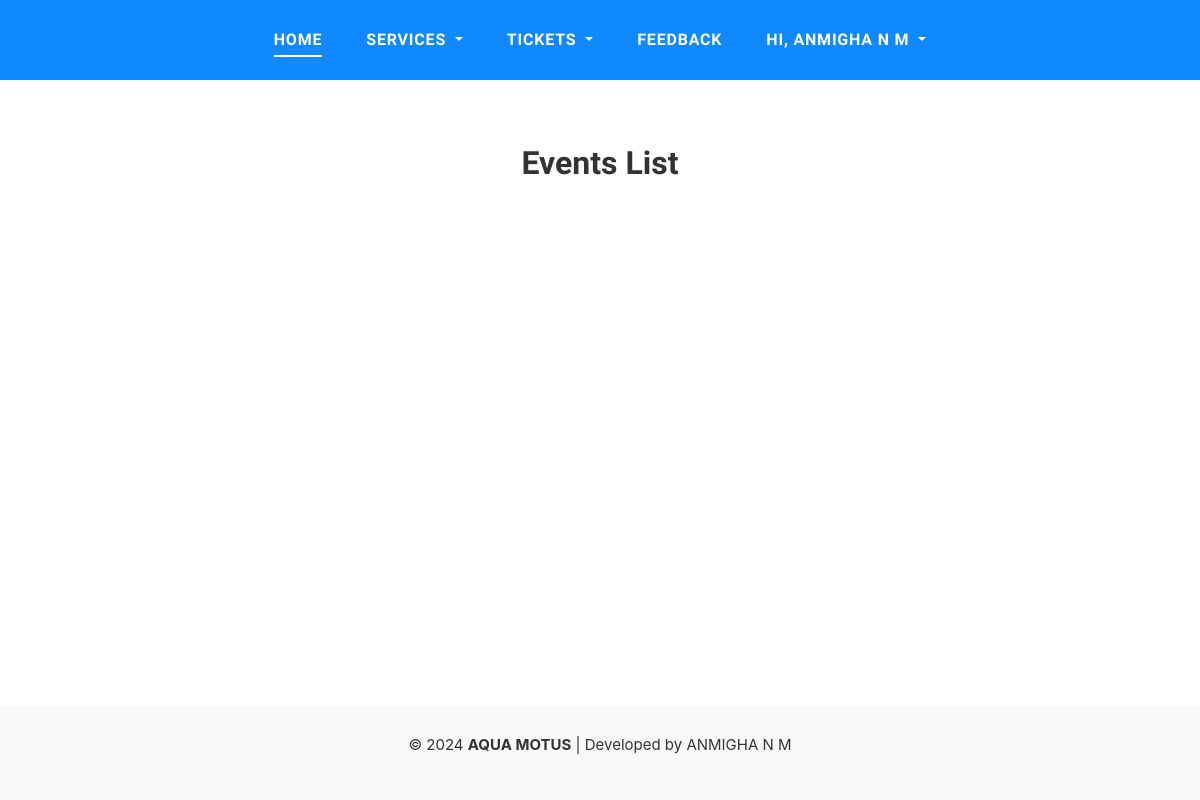
/User/EventList/ (signed in), run on an earlier commit of the app's database.
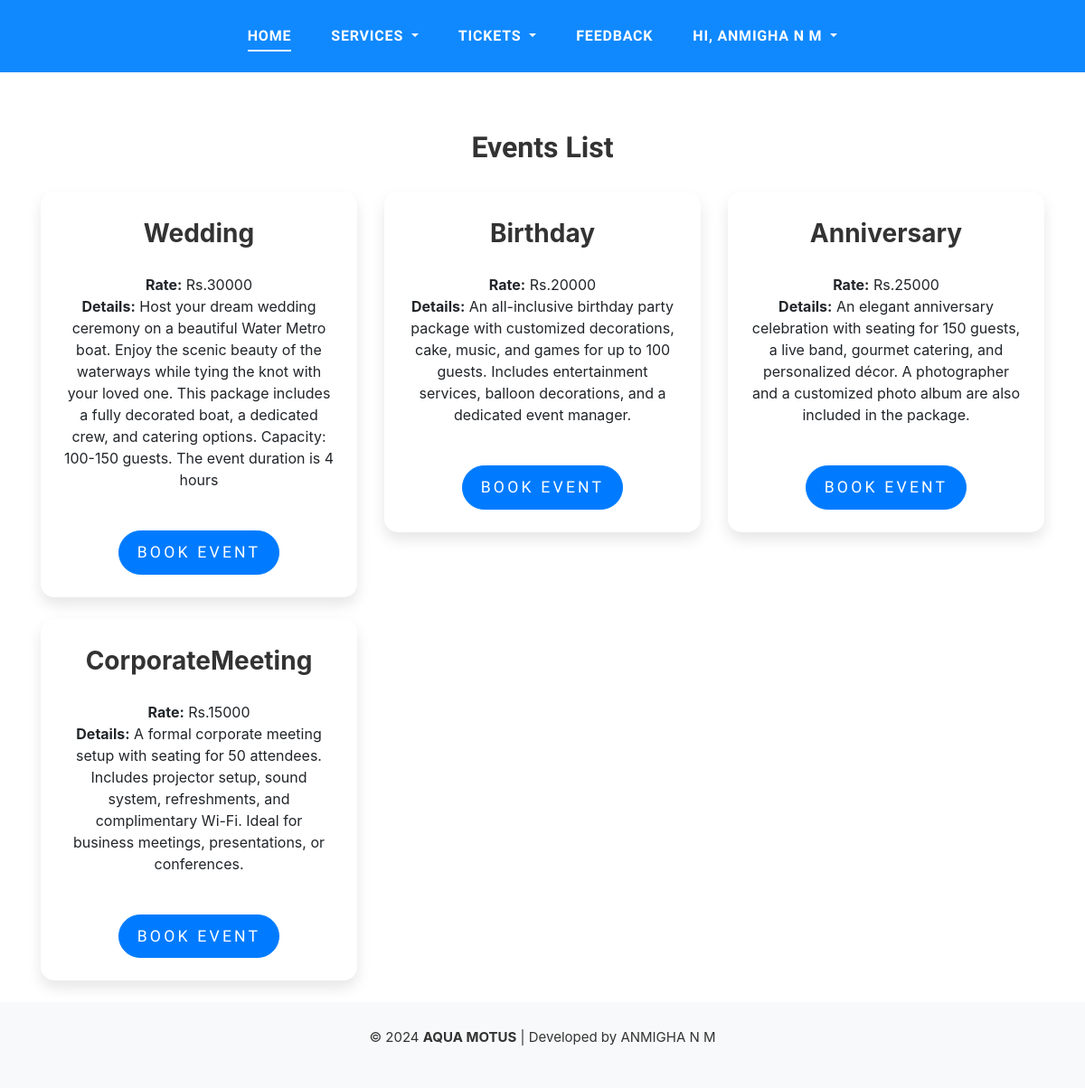
And on a later commit of the database.
### Guest/models.py (models this page shows, shortened)
class CustomDetails(AbstractUser):
    ROLE_CHOICES = [
        ('admin', 'Admin'),
        ('stationmaster', 'Station Master'),
        ('user', 'User'),
    ]
    role = models.CharField(max_length=20, choices=ROLE_CHOICES, default='user')

### WebAdmin/models.py (models this page shows, shortened)
class tbl_eventtype(models.Model):
    STATUS_CHOICES = [
        (1, 'Active'),
        (0, 'Inactive'),
    ]
    event_type = models.CharField(max_length=20)
    event_rate=models.IntegerField()
    event_details=models.CharField(max_length=5000)
    status = models.IntegerField(choices=STATUS_CHOICES, default=1)

### User/views.py (the view)
# urls.py: path('EventList/', views.eventlist, name='EventList'),
@never_cache
@login_required
def eventlist(request):
    event=tbl_eventtype.objects.all()
    return render(request,'User/EventList.html',{'event':event})

### User/Templates/User/EventList.html (shortened to what this page needs)
{% extends 'User/HomePage.html' %}
{% load static %}
{% block content %}
<!DOCTYPE html>
<html lang="en">
<head>
    <link rel="stylesheet" href="https://stackpath.bootstrapcdn.com/bootstrap/4.5.2/css/bootstrap.min.css">
    <link rel="stylesheet" href="https://cdnjs.cloudflare.com/ajax/libs/font-awesome/5.15.4/css/all.min.css">
</head>
<body><br><br><br><br><br><br>
    <div class="container">
        <h2 class="text-center">Events List</h2>
        <div class="row">
            {% for i in event %}
            <div class="col-md-4 col-sm-6 mb-4">
                <div class="event-card">
                    <div class="event-card-body">
                        <div class="event-title">{{ i.event_type }}</div><br>
                        <div class="event-rate"><b>Rate:</b> Rs.{{ i.event_rate }}</div>
                        <div class="event-details"><b>Details:</b> {{ i.event_details }}</div><br>
                        <a href="{% url 'WebUser:eventbooking' i.id %}" class="btn btn-primary book-button">Book Event</a>
                    </div>
                </div>
            </div>
            {% endfor %}
        </div>
    </div>
{% endblock content %}

### User/Templates/User/HomePage.html (shortened to what this page needs)
{% load static %}
<html lang="en">
<head>
    <link rel="stylesheet" href="{% static 'User/fonts/icomoon/style.css' %}" />
    <link rel="stylesheet" href="{% static 'User/css/bootstrap.min.css' %}" />
    <link rel="stylesheet" href="{% static 'User/css/jquery-ui.css' %}" />
    <link rel="stylesheet" href="{% static 'User/css/owl.carousel.min.css' %}" />
    <link rel="stylesheet" href="{% static 'User/css/owl.theme.default.min.css' %}" />
    <link rel="stylesheet" href="{% static 'User/css/jquery.fancybox.min.css' %}" />
    <link rel="stylesheet" href="{% static 'User/css/bootstrap-datepicker.css' %}" />
    <link rel="stylesheet" href="{% static 'User/fonts/flaticon/font/flaticon.css' %}" />
    <link rel="stylesheet" href="{% static 'User/css/aos.css' %}" />
    <link href="{% static 'User/css/jquery.mb.YTPlayer.min.css' %}" media="all" rel="stylesheet" type="text/css" />
    <link rel="stylesheet" href="{% static 'User/css/style.css' %}" />
</head>
<body data-spy="scroll" data-target=".site-navbar-target" data-offset="100">
    <div class="site-wrap">
        <div class="header-top bg-light">
            <div class="site-navbar py-2 js-sticky-header site-navbar-target d-none pl-0 d-lg-block" role="banner">
                <div class="container">
                    <div class="d-flex align-items-center">
                        <div class="mx-auto">
                            <nav class="site-navigation position-relative text-right" role="navigation">
                                <ul class="site-menu main-menu js-clone-nav mr-auto d-none pl-0 d-lg-block">
                                    <li class="active"><a href="{% url 'WebUser:HomePage' %}" class="nav-link text-left">Home</a></li>
                                    <li>
                                        <ul class="site-menu main-menu js-clone-nav mr-auto d-none pl-0 d-lg-block">
                                            <li class="dropdown">
                                                <a href="#" class="nav-link text-left dropdown-toggle" id="userDropdown" role="button" data-toggle="dropdown" aria-haspopup="true" aria-expanded="false">
                                                    Services
                                                </a>
                                            </li>
                                        </ul>
                                    </li>
                                    <li>
                                        <ul class="site-menu main-menu js-clone-nav mr-auto d-none pl-0 d-lg-block">
                                            <li class="dropdown">
                                                <a href="#" class="nav-link text-left dropdown-toggle" id="userDropdown" role="button" data-toggle="dropdown" aria-haspopup="true" aria-expanded="false">
                                                    Tickets
                                                </a>
                                            </li>
                                        </ul>
                                    </li>
                                    <li><a href="{% url 'WebUser:feedback' %}" class="nav-link text-left">FeedBack</a></li>
                                    <li>
                                        <ul class="site-menu main-menu js-clone-nav mr-auto d-none pl-0 d-lg-block">
                                            <li class="dropdown">
                                                <a href="#" class="nav-link text-left dropdown-toggle" id="userDropdown" role="button" data-toggle="dropdown" aria-haspopup="true" aria-expanded="false">
                                                    Hi, {{ user.first_name }} {{ user.last_name }}
                                                </a>
                                            </li>
                                        </ul>
                                    </li>
                                </ul>
                            </nav>
                        </div>
                    </div>
                </div>
            </div>
        </div>
        {% block content %}{% endblock content %}
        <footer class="footer">
            <p class="text-sm font-medium text-center text-blue p-2">
                © 2024 <b>AQUA MOTUS</b> | Developed by ANMIGHA N M
            </p>
        </footer>
    </div>
</body>
</html>

### Guest/static/User/css/style.css (style rules this page uses)
html { overflow-x: hidden; }
body { line-height: 1.7; color: gray; font-weight: 300; font-size: 1.1rem; }
a { -webkit-transition: .3s all ease; -o-transition: .3s all ease; transition: .3s all ease; }
h1, h2, h3, h4, h5, .h1, .h2, .h3, .h4, .h5 { font-family: "Oswald", sans-serif; }
.site-wrap:before { display: none; -webkit-transition: .3s all ease-in-out; -o-transition: .3s all ease-in-out; transition: .3s all ease-in-out; background: rgba(0, 0, 0, 0.6); content: ""; position: absolute; z-index: 2000; top: 0; left: 0; right: 0; bottom: 0; opacity: 0; visibility: hidden; }
.site-navbar { font-family: "Oswald", sans-serif; margin-bottom: 0px; z-index: 1999; width: 100%; }
.site-navbar .site-navigation .site-menu { margin-bottom: 0; }
.site-navbar .site-navigation .site-menu .active > a { color: #fff; display: inline-block; padding: 5px 0px; margin-left: 20px; margin-right: 20px; position: relative; }
.site-navbar .site-navigation .site-menu .active > a:before { width: 100%; content: ""; height: 2px; left: 0; bottom: 0; background-color: #fff; }
.site-navbar .site-navigation .site-menu a { text-decoration: none !important; display: inline-block; }
.site-navbar .site-navigation .site-menu > li { display: inline-block; }
.site-navbar .site-navigation .site-menu > li > a { text-transform: uppercase; font-size: 16px; letter-spacing: .05rem; font-weight: 900; padding: 20px 20px; color: #fff; display: inline-block; text-decoration: none !important; }
.sticky-wrapper .site-navbar { -webkit-transition: .3s all ease; -o-transition: .3s all ease; transition: .3s all ease; background: #1089ff; }
.sticky-wrapper .site-navbar .site-menu > li { display: inline-block; }
.sticky-wrapper .site-navbar .site-menu > li.active > a { color: #fff; position: relative; }
.sticky-wrapper .site-navbar .site-menu > li.active > a:before { content: ""; position: absolute; bottom: 0; height: 2px; background: #fff; }
.footer { padding: 4rem 0; background: #000; font-size: 15px; color: #888; }
.btn { text-transform: uppercase; font-size: 14px; letter-spacing: .2rem; font-family: "Oswald", sans-serif; }

### User/Templates/User/HomePage.html (style rules this page uses)
html, body { height: 100%; margin: 0; }
.site-wrap { min-height: 100vh; display: flex; flex-direction: column; }
.footer { margin-top: auto; padding: 20px 0; background: #f8f9fa; text-align: center; color: #333; width: 100%; bottom: 0; }

### User/Templates/User/EventList.html (style rules this page uses)
.event-card { background-color: #ffffff; border-radius: 15px; box-shadow: 0 8px 16px rgba(0,0,0,0.1); transition: transform 0.3s ease, box-shadow 0.3s ease; }
.event-card-body { padding: 25px; text-align: center; }
.event-title { font-size: 1.75rem; font-weight: bold; color: #333; }
.book-button { margin-top: 20px; font-size: 1.1rem; padding: 10px 20px; border-radius: 50px; transition: background-color 0.3s ease; }
h2 { font-size: 2rem; font-weight: 600; color: #333; margin-bottom: 30px; }

What changed in the data, as far as the page shows it:
added tbl_eventtype: event_type "Wedding", event_rate "30000", event_details "Host your dream wedding ceremony on a beautiful Water Metro boat. Enjoy the scenic beauty of the waterways while tying the knot with your loved one. This package includes a fully decorated boat, a dedicated crew, and catering options. Capacity: 100-150 guests. The event duration is 4 hours"
added tbl_eventtype: event_type "Birthday", event_rate "20000", event_details "An all-inclusive birthday party package with customized decorations, cake, music, and games for up to 100 guests. Includes entertainment services, balloon decorations, and a dedicated event manager."
added tbl_eventtype: event_type "Anniversary", event_rate "25000", event_details "An elegant anniversary celebration with seating for 150 guests, a live band, gourmet catering, and personalized décor. A photographer and a customized photo album are also included in the package."
added tbl_eventtype: event_type "CorporateMeeting", event_rate "15000", event_details "A formal corporate meeting setup with seating for 50 attendees. Includes projector setup, sound system, refreshments, and complimentary Wi-Fi. Ideal for business meetings, presentations, or conferences."
